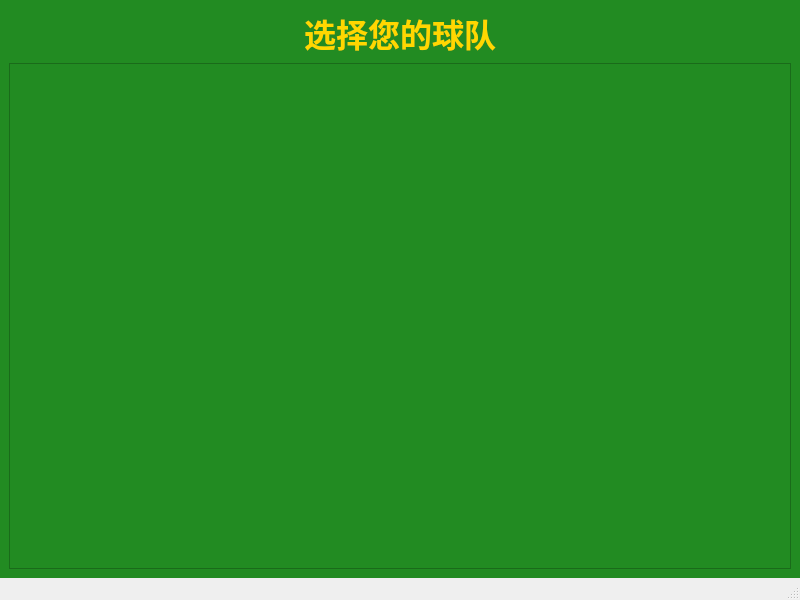
<?xml version="1.0" encoding="UTF-8"?>
<ui version="4.0">
 <class>TeamSelectWindow</class>
 <widget class="QMainWindow" name="TeamSelectWindow">
  <property name="geometry">
   <rect>
    <x>0</x>
    <y>0</y>
    <width>800</width>
    <height>600</height>
   </rect>
  </property>
  <property name="windowTitle">
   <string>选择球队</string>
  </property>
  <widget class="QWidget" name="centralwidget">
   <property name="styleSheet">
    <string notr="true">background-color: #228B22;</string>
   </property>
   <layout class="QVBoxLayout" name="verticalLayout">
    <item>
     <widget class="QLabel" name="titleLabel">
      <property name="font">
       <font>
        <pointsize>24</pointsize>
        <bold>true</bold>
       </font>
      </property>
      <property name="alignment">
       <set>Qt::AlignCenter</set>
      </property>
      <property name="text">
       <string>选择您的球队</string>
      </property>
      <property name="styleSheet">
       <string notr="true">color: #FFD700;</string>
      </property>
     </widget>
    </item>
    <item>
     <widget class="QScrollArea" name="scrollArea">
      <property name="widgetResizable">
       <bool>true</bool>
      </property>
      <widget class="QWidget" name="scrollAreaWidgetContents">
       <property name="geometry">
        <rect>
         <x>0</x>
         <y>0</y>
         <width>780</width>
         <height>500</height>
        </rect>
       </property>
       <property name="styleSheet">
        <string notr="true">background-color: #228B22;</string>
       </property>
       <layout class="QGridLayout" name="gridLayout"/>
      </widget>
     </widget>
    </item>
   </layout>
  </widget>
  <widget class="QMenuBar" name="menubar">
   <property name="geometry">
    <rect>
     <x>0</x>
     <y>0</y>
     <width>800</width>
     <height>26</height>
    </rect>
   </property>
  </widget>
  <widget class="QStatusBar" name="statusbar"/>
 </widget>
 <resources/>
 <connections/>
</ui>
